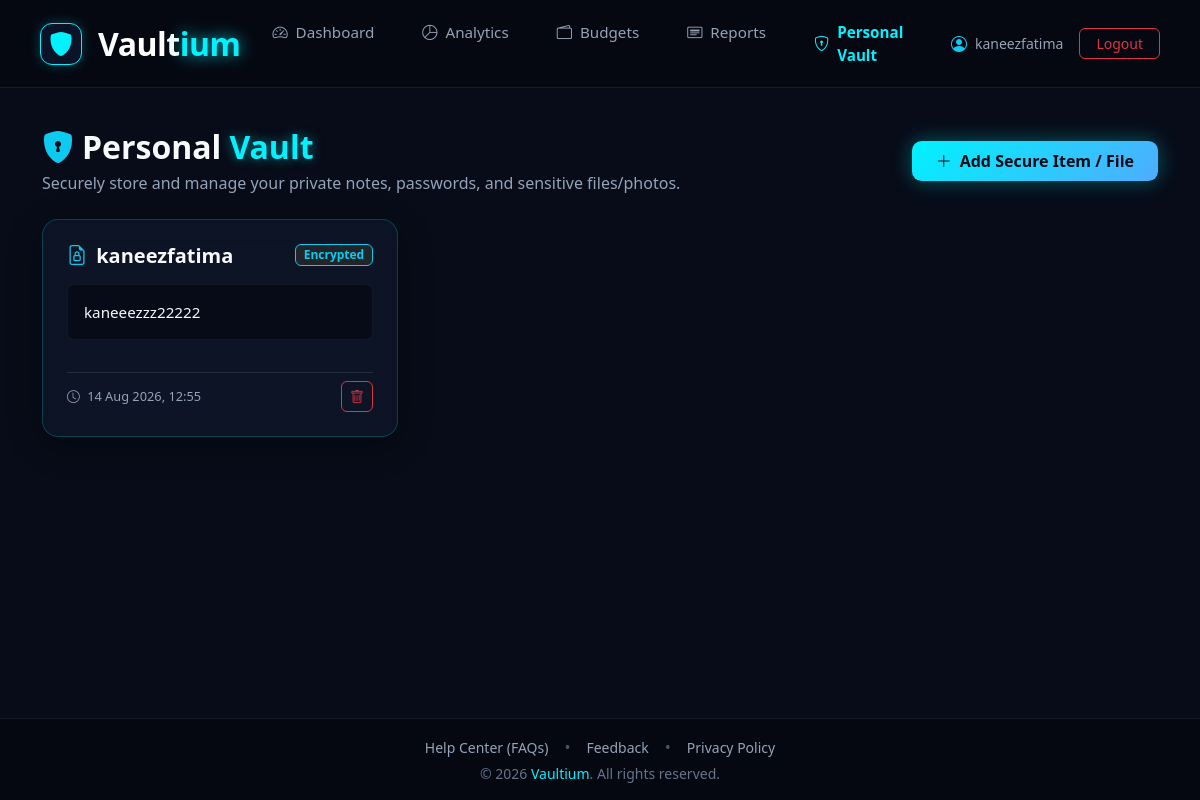
The page /vault/ (signed in) on the database its author committed.
### expenses/models.py (models this page shows, shortened)
class PersonalVault(models.Model):
    user = models.ForeignKey(User, on_delete=models.CASCADE, related_name='vault_items')
    title = models.CharField(max_length=200)
    content = models.TextField(blank=True, null=True)
    file = models.FileField(upload_to='vault_files/', blank=True, null=True)
    created_at = models.DateTimeField(auto_now_add=True)

### expenses/views.py (the view)
# urls.py: path('vault/', views.vault_list_view, name='vault_list'),
@login_required(login_url='login')
def vault_list_view(request):
    if not request.session.get('vault_unlocked', False):
        return redirect('vault_unlock')
    vault_items = PersonalVault.objects.filter(user=request.user).order_by('-created_at')
    return render(request, 'expenses/vault_list.html', {'vault_items': vault_items})

### expenses/templates/expenses/vault_list.html (shortened to what this page needs)
{% extends 'expenses/base.html' %}
{% block content %}
<div class="container py-3">
    <div class="d-flex flex-column flex-md-row justify-content-between align-items-center mb-4 gap-3">
        <div>
            <h2 class="fw-bold mb-1 d-flex align-items-center gap-2">
                <i class="bi bi-shield-lock-fill text-info"></i> Personal <span class="neon-text-cyan">Vault</span>
            </h2>
            <p class="text-sub mb-0">Securely store and manage your private notes, passwords, and sensitive files/photos.</p>
        </div>
        <button type="button" class="btn btn-cyan px-4 py-2 d-flex align-items-center gap-2" data-bs-toggle="modal" data-bs-target="#addVaultModal">
            <i class="bi bi-plus-lg"></i> Add Secure Item / File
        </button>
    </div>
    {% if vault_items %}
        <div class="row g-4">
            {% for item in vault_items %}
                <div class="col-md-6 col-lg-4">
                    <div class="glass-card p-4 h-100 d-flex flex-column justify-content-between position-relative">
                        <div>
                            <div class="d-flex justify-content-between align-items-start mb-3">
                                <h5 class="fw-bold text-white text-truncate mb-0" style="max-width: 80%;">
                                    <i class="bi bi-file-earmark-lock text-info me-1"></i> {{ item.title }}
                                </h5>
                                <span class="badge bg-dark border border-info text-info small">Encrypted</span>
                            </div>
                            {% if item.content %}
                                <div class="p-3 rounded-3 mb-3" style="background-color: rgba(5, 8, 17, 0.6); border: 1px solid rgba(255, 255, 255, 0.05);">
                                    <p class="mb-0 text-light text-break" style="white-space: pre-wrap; font-size: 0.95rem;">{{ item.content }}</p>
                                </div>
                            {% endif %}
                        </div>
                        <div class="d-flex justify-content-between align-items-center pt-2 border-top border-secondary border-opacity-25 mt-3">
                            <small class="text-sub" style="font-size: 0.8rem;">
                                <i class="bi bi-clock me-1"></i> {{ item.created_at|date:"d M Y, H:i" }}
                            </small>
                            <form action="{% url 'delete_vault_item' item.id %}" method="POST" class="d-inline" onsubmit="return confirm('Are you sure you want to delete this secure item?');">
                                <button type="submit" class="btn btn-sm btn-outline-danger px-2 py-1 rounded-2" title="Delete Item">
                                    <i class="bi bi-trash"></i>
                                </button>
                            </form>
                        </div>
                    </div>
                </div>
            {% endfor %}
        </div>
    {% endif %}
</div>
{% endblock %}

### expenses/templates/expenses/base.html (shortened to what this page needs)
<!DOCTYPE html>
<html lang="en">
<head>
    <link href="https://cdn.jsdelivr.net/npm/bootstrap@5.3.2/dist/css/bootstrap.min.css" rel="stylesheet">
    <link rel="stylesheet" href="https://cdn.jsdelivr.net/npm/bootstrap-icons@1.11.1/font/bootstrap-icons.css">
    <link rel="stylesheet" href="https://cdnjs.cloudflare.com/ajax/libs/font-awesome/6.5.1/css/all.min.css">
</head>
<body>
    <div class="main-wrapper">
        <nav class="navbar navbar-expand-lg navbar-custom sticky-top">
            <div class="container-fluid px-2">
                <a class="navbar-brand d-flex align-items-center gap-3" href="{% if user.is_authenticated %}{% url 'dashboard' %}{% else %}/{% endif %}" style="text-decoration: none;">
                    <div class="d-flex align-items-center justify-content-center px-2 py-2"
                         style="background-color: #0b1329; border: 1.5px solid #00f2fe; box-shadow: 0 0 12px rgba(0, 242, 254, 0.25); border-radius: 12px !important;">
                        <i class="bi bi-shield-fill fs-4" style="color: #00f2fe; line-height: 1;"></i>
                    </div>
                    <span class="fw-bold fs-2" style="font-family: 'Segoe UI', system-ui, sans-serif; letter-spacing: -0.5px;">
                        <span style="color: #ffffff !important;">Vault</span><span style="color: #00f2fe !important; filter: drop-shadow(0 0 8px rgba(0, 242, 254, 0.8));">ium</span>
                    </span>
                </a>
                <div class="collapse navbar-collapse justify-content-between" id="navbarNav">
                    {% if user.is_authenticated %}
                        <ul class="navbar-nav mx-auto gap-3">
                            <li class="nav-item">
                                <a class="nav-link {% if request.resolver_match.url_name == 'dashboard' %}active{% endif %} d-flex align-items-center gap-2" href="{% url 'dashboard' %}">
                                    <i class="bi bi-speedometer2"></i> Dashboard
                                </a>
                            </li>
                            <li class="nav-item">
                                <a class="nav-link {% if request.resolver_match.url_name == 'analytics' %}active{% endif %} d-flex align-items-center gap-2" href="{% url 'analytics' %}">
                                    <i class="bi bi-pie-chart"></i> Analytics
                                </a>
                            </li>
                            <li class="nav-item">
                                <a class="nav-link {% if request.resolver_match.url_name == 'budgets' %}active{% endif %} d-flex align-items-center gap-2" href="{% url 'budgets' %}">
                                    <i class="bi bi-wallet2"></i> Budgets
                                </a>
                            </li>
                            <li class="nav-item">
                                <a class="nav-link {% if request.resolver_match.url_name == 'yearly_history' %}active{% endif %} d-flex align-items-center gap-2" href="{% url 'yearly_history' %}">
                                    <i class="bi bi-card-heading"></i> Reports
                                </a>
                            </li>
                            <li class="nav-item">
                                <a class="nav-link {% if 'vault' in request.resolver_match.url_name %}active{% endif %} d-flex align-items-center gap-2" href="{% url 'vault_list' %}">
                                    <i class="bi bi-shield-lock"></i> Personal Vault
                                </a>
                            </li>
                        </ul>
                        <div class="d-flex align-items-center gap-3 mt-3 mt-lg-0">
                            <span class="small d-flex align-items-center gap-2" style="color: #94a3b8 !important;">
                                <i class="bi bi-person-circle fs-6 text-info"></i> {{ user.username }}
                            </span>
                            <a href="{% url 'logout' %}" class="btn btn-sm btn-outline-danger px-3 py-1 rounded-2">Logout</a>
                        </div>
                    {% endif %}
                </div>
            </div>
        </nav>
        <div class="py-4">
            {% block content %}
            {% endblock %}
        </div>
    </div>
    <footer class="footer-custom py-3 mt-auto">
        <div class="container text-center">
            <div class="d-flex justify-content-center align-items-center gap-3 mb-1">
                <a href="{% url 'help' %}" class="small">Help Center (FAQs)</a>
                <span style="color: #475569 !important;">•</span>
                <a href="{% url 'feedback' %}" class="small">Feedback</a>
                <span style="color: #475569 !important;">•</span>
                <a href="{% url 'privacy' %}" class="small">Privacy Policy</a>
            </div>
            <p class="mb-0 small" style="color: #64748b !important;">
                &copy; {% now "Y" %} <span style="color: #00f2fe !important;">Vaultium</span>. All rights reserved.
            </p>
        </div>
    </footer>
</body>
</html>

### expenses/templates/expenses/base.html (style rules this page uses)
body { background-color: #070c18 !important; color: #f8fafc; font-family: 'Segoe UI', Tahoma, Geneva, Verdana, sans-serif; display: flex; flex-direction: column; min-height: 100vh; }
.main-wrapper { flex: 1; }
p, span, label { color: #cbd5e1; }
h1, h2, h3, h4, h5, h6, strong, .fw-bold { color: #f8fafc !important; }
.glass-card { background: rgba(15, 23, 42, 0.75) !important; backdrop-filter: blur(12px); -webkit-backdrop-filter: blur(12px); border: 1px solid rgba(0, 242, 254, 0.2) !important; border-radius: 1rem !important; box-shadow: 0 8px 32px 0 rgba(0, 0, 0, 0.37); }
.navbar-custom { background-color: #050811; border-bottom: 1px solid rgba(255, 255, 255, 0.08); padding: 0.8rem 2rem; }
.nav-link { color: #94a3b8 !important; font-weight: 500; font-size: 0.95rem; padding: 0.5rem 1rem !important; transition: all 0.2s ease; }
.nav-link:hover, .nav-link.active { color: #00f2fe !important; }
.nav-link.active { font-weight: 600; }
.btn-cyan, .btn-neon { background: linear-gradient(135deg, #00f2fe 0%, #4facfe 100%) !important; color: #050b14 !important; font-weight: 700 !important; border: none !important; border-radius: 0.6rem !important; box-shadow: 0 0 20px rgba(0, 242, 254, 0.35); transition: all 0.3s ease-in-out; }
.neon-text-cyan { color: #00f2fe !important; text-shadow: 0 0 12px rgba(0, 242, 254, 0.5); }
.text-sub { color: #94a3b8 !important; }
.footer-custom { background-color: #050811; border-top: 1px solid rgba(255, 255, 255, 0.08); }
.footer-custom a { color: #94a3b8 !important; text-decoration: none; transition: color 0.2s ease; }

### rows shown on the page
PersonalVault: title "kaneezfatima", content "kaneeezzz22222", created_at "14 Aug 2026, 12:55"

### other values the page prints
{{ user.username }} "kaneezfatima"
